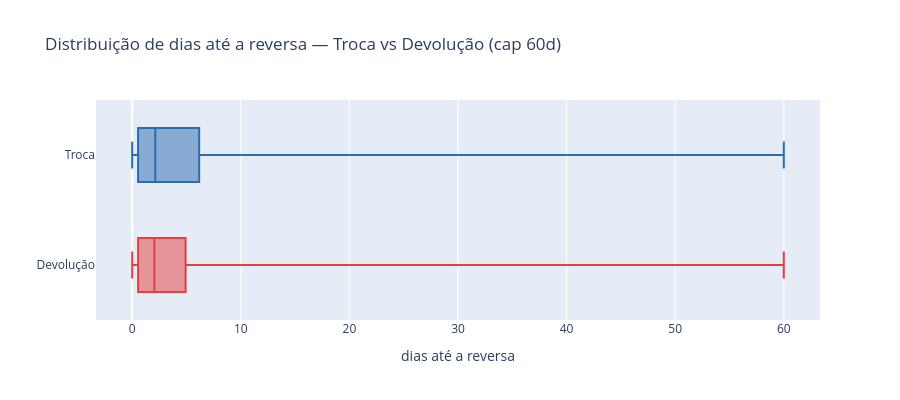

Here is the notebook cell this chart was saved with:
### Markdown cell above
## 4. Troca vs Devolução

### Code cell
stats_tipo = (dfv.groupby("tipo")["dias_ate_reversa"]
    .agg(n="count",
         mediana="median",
         media="mean",
         p90=lambda s: s.quantile(0.90),
         pct_ate_7d=lambda s: (s <= 7).mean())
    .sort_values("n", ascending=False)
    .round(2))
display(stats_tipo)

# boxplot interativo (troca vs devolução)
foco = dfv[dfv["tipo"].isin(["Troca", "Devolução"])].copy()
foco["dias_cap"] = foco["dias_ate_reversa"].clip(upper=60)

fig = px.box(foco, x="dias_cap", y="tipo", orientation="h", points=False,
             title="Distribuição de dias até a reversa — Troca vs Devolução (cap 60d)",
             labels={"dias_cap": "dias até a reversa", "tipo": ""},
             color="tipo", color_discrete_sequence=["#2b6cb0", "#e53e3e"])
fig.update_layout(showlegend=False, height=400)

fig.show()

### Figure 1 — Plotly figure (JSON) as saved in the notebook; plotly's stock layout.template omitted (floating-point values rounded to 4 significant figures; data arrays with more than 128 entries replaced by an {"elided": "..."} marker saying what was removed)
{"data": [{"alignmentgroup": "True", "boxpoints": false, "hovertemplate": "=%{y}<br>dias até a reversa=%{x}<extra></extra>", "legendgroup": "Troca", "marker": {"color": "#2b6cb0"}, "name": "Troca", "notched": false, "offsetgroup": "Troca", "orientation": "h", "showlegend": true, "type": "box", "x": {"elided": "95619 float values"}, "x0": " ", "xaxis": "x", "y": {"elided": "95619 str values"}, "y0": " ", "yaxis": "y"}, {"alignmentgroup": "True", "boxpoints": false, "hovertemplate": "=%{y}<br>dias até a reversa=%{x}<extra></extra>", "legendgroup": "Devolução", "marker": {"color": "#e53e3e"}, "name": "Devolução", "notched": false, "offsetgroup": "Devolução", "orientation": "h", "showlegend": true, "type": "box", "x": {"elided": "11697 float values"}, "x0": " ", "xaxis": "x", "y": {"elided": "11697 str values"}, "y0": " ", "yaxis": "y"}], "layout": {"boxmode": "overlay", "height": 400, "legend": {"title": {"text": ""}, "tracegroupgap": 0}, "showlegend": false, "title": {"text": "Distribuição de dias até a reversa — Troca vs Devolução (cap 60d)"}, "xaxis": {"anchor": "y", "domain": [0.0, 1.0], "title": {"text": "dias até a reversa"}}, "yaxis": {"anchor": "x", "categoryarray": ["Devolução", "Troca"], "categoryorder": "array", "domain": [0.0, 1.0], "title": {"text": ""}}}}
